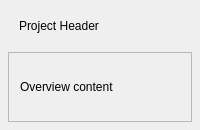
<?xml version="1.0" encoding="UTF-8"?>
<ui version="4.0">
 <class>ProjectOverviewPanel</class>
 <widget class="QWidget" name="ProjectOverviewPanel">
  <layout class="QVBoxLayout" name="mainLayout">
   <property name="leftMargin"><number>8</number></property>
   <property name="topMargin"><number>8</number></property>
   <property name="rightMargin"><number>8</number></property>
   <property name="bottomMargin"><number>8</number></property>
   <property name="spacing"><number>8</number></property>
   <item>
    <widget class="QWidget" name="headerCardPlaceholder">
     <layout class="QVBoxLayout" name="headerLayout">
      <item>
       <widget class="QLabel" name="headerLabel">
        <property name="text"><string>Project Header</string></property>
       </widget>
      </item>
     </layout>
    </widget>
   </item>
   <item>
    <widget class="QScrollArea" name="overviewScrollArea">
     <property name="widgetResizable"><bool>true</bool></property>
     <widget class="QWidget" name="overviewContent">
      <layout class="QVBoxLayout" name="contentLayout">
       <item>
        <widget class="QLabel" name="overviewLabel">
         <property name="text"><string>Overview content</string></property>
        </widget>
       </item>
      </layout>
     </widget>
    </widget>
   </item>
  </layout>
 </widget>
 <layoutdefault spacing="6" margin="11"/>
 <resources/>
 <connections/>
</ui>
